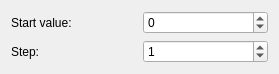
<?xml version="1.0" encoding="UTF-8"?>
<ui version="4.0">
 <class>PopulateSequenceConfig</class>
 <widget class="QWidget" name="PopulateSequenceConfig">
  <property name="geometry">
   <rect>
    <x>0</x>
    <y>0</y>
    <width>279</width>
    <height>67</height>
   </rect>
  </property>
  <property name="windowTitle">
   <string>Form</string>
  </property>
  <layout class="QGridLayout" name="gridLayout">
   <item row="0" column="1">
    <widget class="QSpinBox" name="startValueSpin">
     <property name="cfg" stdset="0">
      <string>PopulateSequence.StartValue</string>
     </property>
     <property name="minimum">
      <number>-99999999</number>
     </property>
     <property name="maximum">
      <number>99999999</number>
     </property>
    </widget>
   </item>
   <item row="0" column="0">
    <widget class="QLabel" name="startValueLabel">
     <property name="text">
      <string>Start value:</string>
     </property>
    </widget>
   </item>
   <item row="1" column="1">
    <widget class="QSpinBox" name="stepSpin">
     <property name="cfg" stdset="0">
      <string>PopulateSequence.Step</string>
     </property>
     <property name="minimum">
      <number>-999999</number>
     </property>
     <property name="maximum">
      <number>999999</number>
     </property>
     <property name="value">
      <number>1</number>
     </property>
    </widget>
   </item>
   <item row="1" column="0">
    <widget class="QLabel" name="stepLabel">
     <property name="text">
      <string>Step:</string>
     </property>
    </widget>
   </item>
  </layout>
 </widget>
 <resources/>
 <connections/>
</ui>
